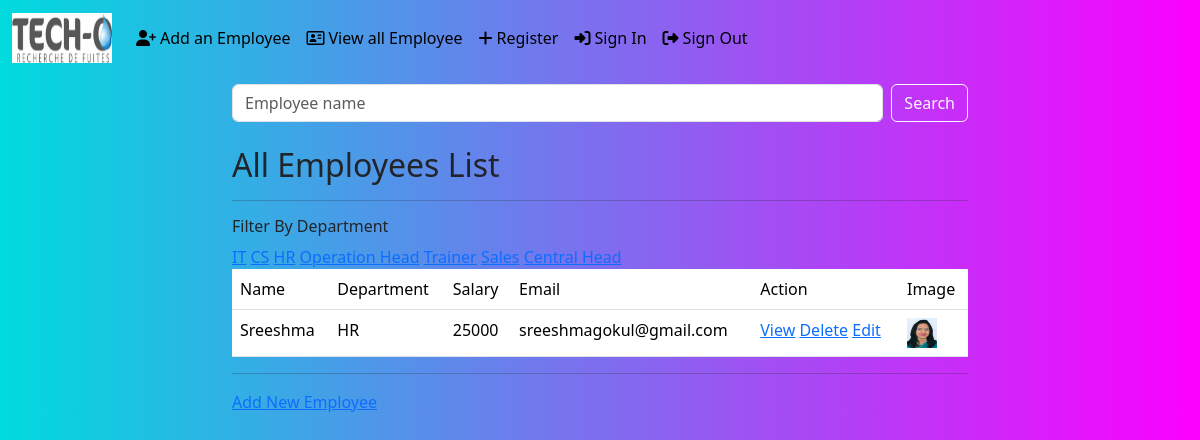
Page /employees/all/?department=HR (signed in) on the committed database.
### crm/models.py (models this page shows, shortened)
class Employees(models.Model):
    name=models.CharField(max_length=100)
    department=models.CharField(max_length=100) #for Charfield, max_length is needed
    salary=models.PositiveIntegerField()
    email=models.EmailField(unique=True)  #unique=True means same email cannot be used for other ids
    age=models.PositiveIntegerField()
    contact=models.CharField(null=True,max_length=10)
    image=models.ImageField(upload_to='images',null=True,blank=True) #null for database,blank=True for form,i.e. form will accept without picture
    date_of_birth=models.DateField(null=True,blank=True)

### crm/views.py (the view, shortened to what this page needs)
# urls.py: path('employees/all/',EmployeeListView.as_view(),name='all_employees'),
@method_decorator(signin_required,name='dispatch')
class EmployeeListView(View):
    def get(self,request,*args,**kwargs):
        qs=Employees.objects.all()
        departments=Employees.objects.all().values_list('department',flat=True).distinct()
        if 'department' in request.GET:
            dept=request.GET.get('department')
            qs=qs.filter(department__iexact=dept) #__iexact will ignore all uppercase and lowercases ,ormquiery
        return render(request,'all_empolyees.html',{'data':qs,'departments':departments})

### crm/views.py (called while the page is built)
def signin_required(fn): #fn=get or post
    def wrapper(request,*args,**kwargs):
        if not request.user.is_authenticated:  #not works opposite, true become false, false become true
            messages.error(request,'Invalid session,please sign in')
            return redirect('signin')
        else:
            return fn(request,*args,**kwargs)  #fn=get/post
    return wrapper

### crm/templates/all_empolyees.html (shortened to what this page needs)
{%extends 'base.html'%}
{%block body_block%}
<div class="container">
    <div class="row">
        <div class="col-2"></div>
        <div class="col-8 mb-4">
             <form action="" method="post">
                <div class="d-flex mt-2">
                    <input type="text" name="box" placeholder="Employee name" class="form-control me-2" >
                    <button type="submit" class="btn btn-outline-light">Search</button>
                </div>
             </form>
        </div>
        <div class="col-2"></div>
    </div>
</div>
<div class="container">
    <div class="row">
        <div class="col-lg-2 col-12">
        </div>
        <div class="col-lg-8 col-12 ">
            <h2>All Employees List</h2>
            <hr>
            <h6>Filter By Department</h6>
            <div>
                {%for dep in departments%}
                    <a href="{%url 'all_employees'%}?department={{dep}}">{{dep}}</a>
                {%endfor%}
            </div>
              <div>
                <table class="table">
                    <tr>
                        <td>Name</td>
                        <td>Department</td>
                        <td>Salary</td>
                        <td>Email</td>
                        <td>Action</td>
                        <td>Image</td>
                    </tr>
                    {%for emp in data%}
                    <tr>
                        <td>{{emp.name}}</td>
                        <td>{{emp.department}}</td>
                        <td>{{emp.salary}}</td>
                        <td>{{emp.email}}</td>
                        <td>
                            <a href="{%url 'emp_details' emp.id%}">View</a>
                            <a href="{%url 'emp_delete' emp.id%}">Delete</a>
                            <a href="{%url 'emp_change' emp.id%}">Edit</a>
                        </td>
                        <td>
                            {%if emp.image%}
                                 <img src="{{emp.image.url}}" alt="" style="width: 30px;height: 30px;">
                            {%endif%}
                        </td>
                    </tr>
                    {%endfor%}
                </table>
                <hr>
                <div><a href="{%url 'emp_add'%}">Add New Employee</a></div>
              </div>
        </div>
        <div class="col-lg-2 col-12"></div>
    </div>
</div>
{%endblock%}

### crm/templates/base.html (style rules this page uses)
body { background-color: #00DBDE; background-image: linear-gradient(90deg, #00DBDE 0%, #FC00FF 100%); }

### rows in the picture
Employees: name "Sreeshma", department "HR", salary "25000", email "sreeshmagokul@gmail.com", image (picture)

### other values in the picture
{{ dep }} "IT" "CS" "HR" "Operation Head" "Trainer" "Sales" "Central Head"
